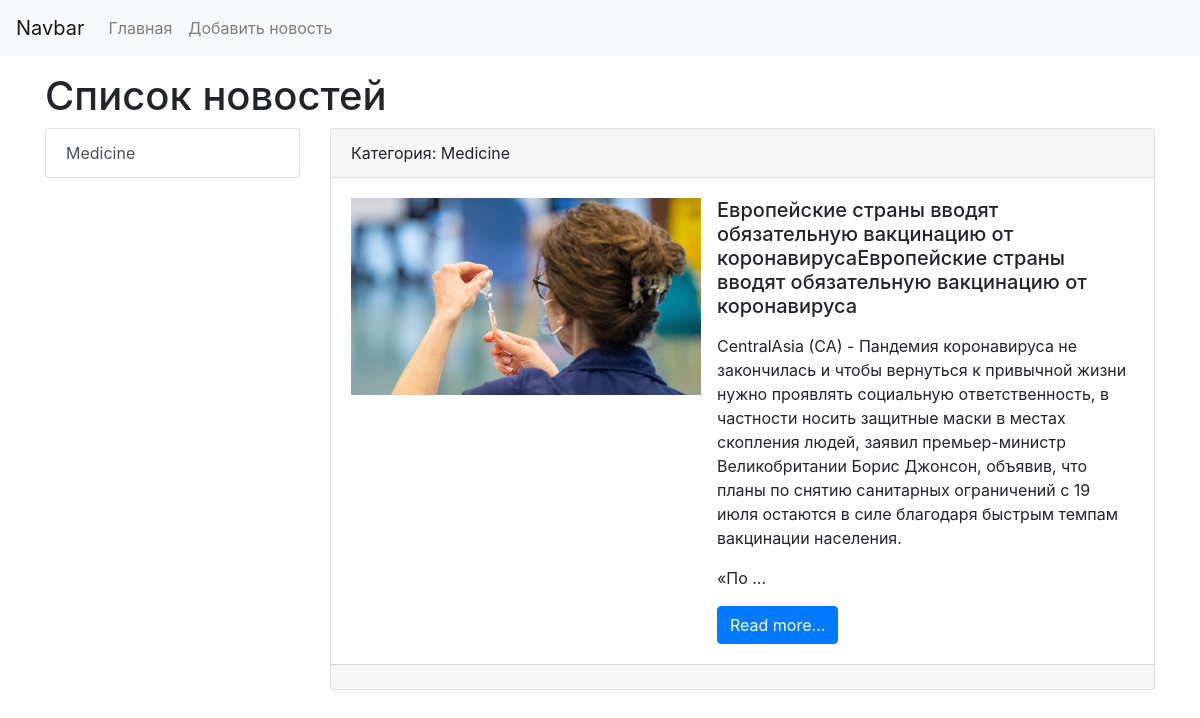
The page / on the database its author committed.
### blog/models.py (models this page shows, shortened)
class Category(models.Model):
    title = models.CharField(max_length=200)
    def __str__(self):
        return self.title
    class Meta:
        verbose_name = 'Category'
        verbose_name_plural = 'Categories'
        ordering = ['title']

class News(models.Model):
    title = models.CharField(max_length=200)
    content = models.TextField()
    create_at = models.DateTimeField(auto_now_add=True)
    update_at = models.DateTimeField(auto_now=True)
    photo = models.ImageField(upload_to='photos/%Y/%m/%d')
    is_published = models.BooleanField(default=True)
    category = models.ForeignKey('Category', on_delete=models.CASCADE)
    class Meta:
        verbose_name = 'News'
        verbose_name_plural = 'News'
        ordering = ['-create_at']

### blog/views.py (the view)
# urls.py: path('', index),
def index(request):
    news = News.objects.all()
    categories = Category.objects.all()
    context = {
        'news': news,
        'title': 'Список новостей',
        'categories': categories
    }
    return render(request, template_name='blog/index.html', context=context)

### blog/templates/blog/index.html (shortened to what this page needs)
<!doctype html>
<html lang="en">
<head>
    <link rel="stylesheet" href="https://stackpath.bootstrapcdn.com/bootstrap/4.4.1/css/bootstrap.min.css"
>
</head>
<body>
<nav class="navbar navbar-expand-lg navbar-light bg-light">
    <a class="navbar-brand" href="/">Navbar</a>
    <div class="collapse navbar-collapse" id="navbarSupportedContent">
        <ul class="navbar-nav mr-auto">
            <li class="nav-item"><a class="nav-link" href="/">Главная</a></li>
            <li class="nav-item"><a class="nav-link" href="/">Добавить новость</a></li>
        </ul>
    </div>
</nav>
<div class="container mt-3">
    <h1>{{ title }}</h1>
    <div class="row">
        <div class="col-md-3">
            <div class="list-group">
                {% for item in categories %}
                <a href="/category/{{ item.pk }}" class="list-group-item list-group-item-action">{{ item.title }}</a>
                {% endfor %}
            </div>
        </div>
        <div class="col-md-9">
            {% for item in news %}
            <div class="card mb-3">
                <div class="card-header">
                    Категория: {{ item.category }}
                </div>
                <div class="card-body">
                    <div class="media">
                        {% if item.photo %}
                            <img src="{{ item.photo.url }}" alt="" width="350" class="mr-3">
                        {% else %}
                            <img src="https://picsum.photos/id/1060/350/235/?blur=2" alt="" class="mr-3">
                        {% endif %}
                        <div class="media-body">
                            <h5 class="card-title">{{ item.title }}</h5>
                            <p class="card-text">{{ item.content|safe|linebreaks|truncatewords:50 }}</p>
                            <a href="#" class="btn btn-primary">Read more...</a>
                        </div>
                    </div>
                </div>
                <div class="card-footer text-muted">
                </div>
            </div>
            {% endfor %}
        </div>
    </div>
</div>
</body>
</html>

### rows shown on the page
Category: title "Medicine"
News: category "Medicine", photo (picture), title "Европейские страны вводят обязательную вакцинацию от коронавирусаЕвропейские страны вводят обязательную вакцинацию от коронавируса", content "CentralAsia (CA) - Пандемия коронавируса не закончилась и чтобы вернуться к привычной жизни нужно проявлять социальную ответственность, в частности носить защитные маски в местах скопления людей, заявил премьер-министр Великобритании Борис Джонсон, объявив, что планы по снятию санитарных ограничений с 19 июля остаются в силе благодаря быстрым темпам вакцинации населения. «По …"

### other values the page prints
{{ title }} "Список новостей"
